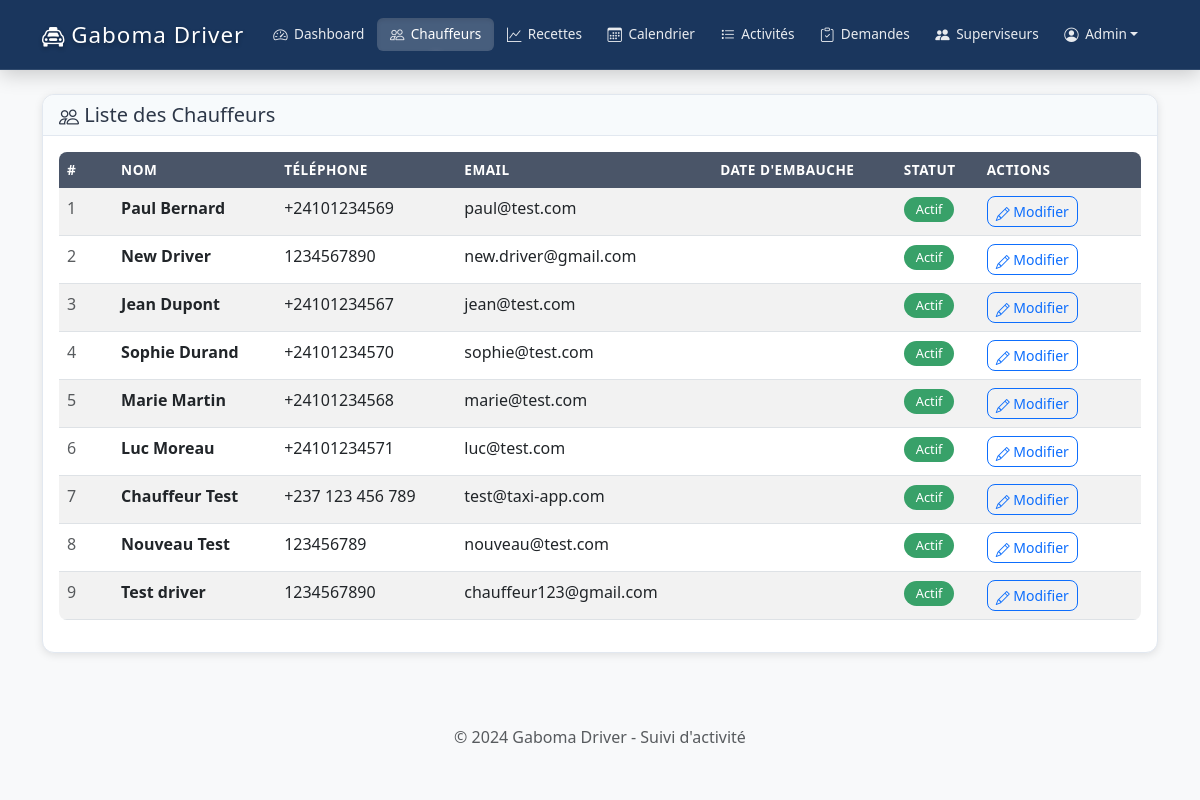
The page /admin-dashboard/chauffeurs/ (signed in) on the database as committed earlier.
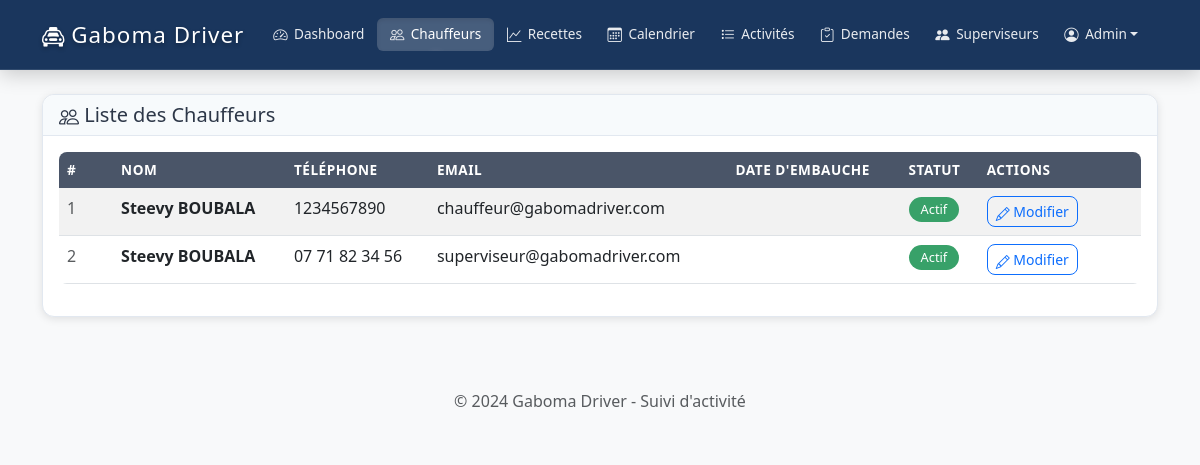
The same page on the database as committed later.
### drivers/models.py (models this page shows, shortened)
class Chauffeur(models.Model):
    phone_validator = RegexValidator(
        regex=r'^(\+241|0)[0-9]{8}$',
        message='Le numéro de téléphone doit être au format gabonais (+241XXXXXXXX ou 0XXXXXXXX)'
    )
    user = models.OneToOneField(
        User,
        on_delete=models.CASCADE,  # Suppression en cascade si l'utilisateur est supprimé
        verbose_name="Utilisateur",
        help_text="Utilisateur Django associé à ce chauffeur"
    )
    nom = models.CharField(
        max_length=50,
        verbose_name="Nom",
        help_text="Nom de famille du chauffeur"
    )
    prenom = models.CharField(
        max_length=50,
        verbose_name="Prénom",
        help_text="Prénom du chauffeur"
    )
    telephone = models.CharField(
        max_length=15,
        validators=[phone_validator],
        verbose_name="Téléphone",
        help_text="Numéro de téléphone au format gabonais"
    )
    email = models.EmailField(
        blank=True,
        verbose_name="Email",
        help_text="Adresse email du chauffeur (optionnel)"
    )
    actif = models.BooleanField(
        default=True,
        verbose_name="Actif",
        help_text="Indique si le chauffeur est actif"
    )
    date_creation = models.DateTimeField(
        auto_now_add=True,
        verbose_name="Date de création",
        help_text="Date et heure de création du profil"
    )
    date_modification = models.DateTimeField(
        auto_now=True,
        verbose_name="Dernière modification",
        help_text="Date et heure de la dernière modification"
    )
    class Meta:
        verbose_name = "Chauffeur"                    # Nom singulier dans l'admin
        verbose_name_plural = "Chauffeurs"            # Nom pluriel dans l'admin
        ordering = ['nom', 'prenom']                  # Tri par nom puis prénom
        db_table = 'drivers_chauffeur'                # Nom de la table en base
    @property
    def nom_complet(self):
        return f"{self.prenom} {self.nom}"

### admin_dashboard/views.py (the view)
# urls.py: path('chauffeurs/', views.liste_chauffeurs, name='liste_chauffeurs'),
@supervisor_required
def liste_chauffeurs(request):
    from django.core.paginator import Paginator
    chauffeurs = get_chauffeurs_for_user(request.user).order_by('nom', 'prenom')
    paginator = Paginator(chauffeurs, 10)  # 10 chauffeurs par page
    page_number = request.GET.get('page')
    page_obj = paginator.get_page(page_number)
    can_modify_chauffeurs = request.user.is_superuser or request.user.is_staff
    is_simple_supervisor = (request.user.groups.filter(name='Superviseurs').exists() and
                           not request.user.is_superuser and
                           not request.user.is_staff)
    context = {
        'chauffeurs': page_obj,
        'page_obj': page_obj,
        'can_modify_chauffeurs': can_modify_chauffeurs,
        'is_simple_supervisor': is_simple_supervisor,
    }
    return render(request, 'admin_dashboard/liste_chauffeurs.html', context)

### admin_dashboard/views.py (called while the page is built)
def get_chauffeurs_for_user(user):
    if user.is_superuser or user.is_staff:
        return Chauffeur.objects.all()
    elif user.groups.filter(name='Superviseurs').exists():
        return AssignationSuperviseur.get_chauffeurs_assignes(user)
    else:
        return Chauffeur.objects.none()

### templates/admin_dashboard/liste_chauffeurs.html (shortened to what this page needs)
{% extends 'base/base.html' %}
{% load static %}
{% block content %}
<div class="row">
    <div class="col-12">
        <div class="card">
            <div class="card-header">
                <h5 class="mb-0">
                    <i class="bi bi-people"></i> Liste des Chauffeurs
                </h5>
            </div>
            <div class="card-body">
                <div class="table-responsive d-none d-lg-block">
                    <table class="table table-striped">
                        <thead>
                            <tr>
                                <th width="5%">#</th>
                                <th>Nom</th>
                                <th>Téléphone</th>
                                <th>Email</th>
                                <th>Date d'embauche</th>
                                <th>Statut</th>
                                <th width="15%">Actions</th>
                            </tr>
                        </thead>
                        <tbody>
                            {% for chauffeur in chauffeurs %}
                            <tr>
                                <td class="text-muted">{{ forloop.counter|add:page_obj.start_index|add:"-1" }}</td>
                                <td>
                                    <strong>{{ chauffeur.nom_complet }}</strong>
                                </td>
                                <td>{{ chauffeur.telephone|default:"-" }}</td>
                                <td>{{ chauffeur.email|default:"-" }}</td>
                                <td>{{ chauffeur.date_embauche|date:"d/m/Y" }}</td>
                                <td>
                                    {% if chauffeur.actif %}
                                        <span class="badge bg-success">Actif</span>
                                    {% else %}
                                        <span class="badge bg-danger">Inactif</span>
                                    {% endif %}
                                </td>
                                <td>
                                    {% if can_modify_chauffeurs %}
                                    <a href="{% url 'admin:drivers_chauffeur_change' chauffeur.id %}" class="btn btn-sm btn-outline-primary" target="_blank">
                                        <i class="bi bi-pencil"></i> Modifier
                                    </a>
                                    {% else %}
                                    <a href="{% url 'admin_dashboard:activites_chauffeur' chauffeur.id %}" class="btn btn-sm btn-outline-info">
                                        <i class="bi bi-eye"></i> Voir activité
                                    </a>
                                    {% endif %}
                                </td>
                            </tr>
                            {% empty %}
                            <tr>
                                <td colspan="7" class="text-center text-muted">
                                    Aucun chauffeur trouvé
                                </td>
                            </tr>
                            {% endfor %}
                        </tbody>
                    </table>
                </div>
            </div>
        </div>
    </div>
</div>
{% endblock %}

Rows that differ between the two databases and show on the page:
removed Chauffeur: nom_complet "Paul Bernard", telephone "+24101234569", email "paul@test.com", actif "Actif"
removed Chauffeur: nom_complet "New Driver", telephone "1234567890", email "new.driver@gmail.com", actif "Actif"
removed Chauffeur: nom_complet "Jean Dupont", telephone "+24101234567", email "jean@test.com", actif "Actif"
removed Chauffeur: nom_complet "Sophie Durand", telephone "+24101234570", email "sophie@test.com", actif "Actif"
removed Chauffeur: nom_complet "Marie Martin", telephone "+24101234568", email "marie@test.com", actif "Actif"
removed Chauffeur: nom_complet "Luc Moreau", telephone "+24101234571", email "luc@test.com", actif "Actif"
removed Chauffeur: nom_complet "Chauffeur Test", telephone "+237 123 456 789", email "test@taxi-app.com", actif "Actif"
removed Chauffeur: nom_complet "Nouveau Test", telephone "123456789", email "nouveau@test.com", actif "Actif"
removed Chauffeur: nom_complet "Test driver", telephone "1234567890", email "chauffeur123@gmail.com", actif "Actif"
added Chauffeur: nom_complet "Steevy BOUBALA", telephone "1234567890", email "chauffeur@gabomadriver.com", actif "Actif"
added Chauffeur: nom_complet "Steevy BOUBALA", telephone "07 71 82 34 56", email "superviseur@gabomadriver.com", actif "Actif"
